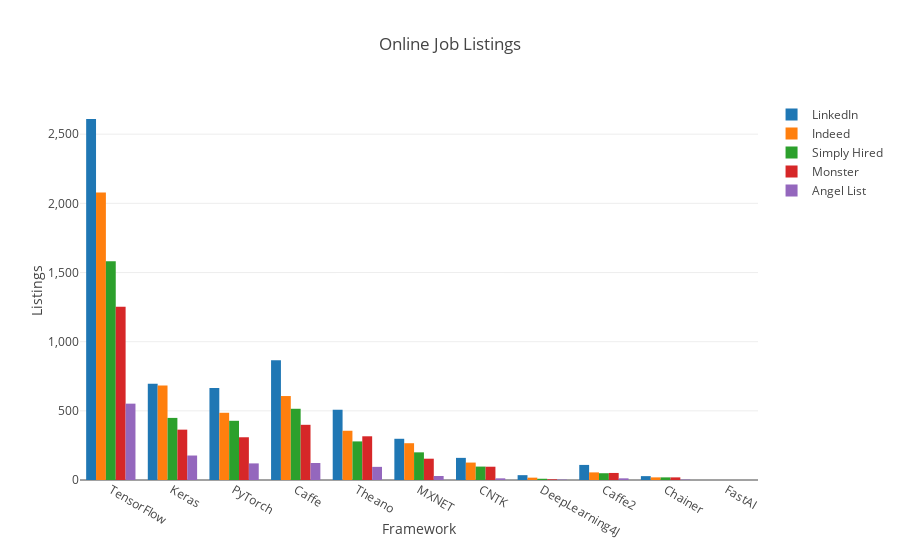

Notebook code for this chart:
### Markdown cell above
Cool. Now let's see how this data looks with grouped bars instead of stacked bars by changing the barmode to "group".

### Code cell
indeed = go.Bar(x=df.index, y=y_indeed, name = "Indeed")
simply = go.Bar(x=df.index, y=y_simply, name="Simply Hired")
monster = go.Bar(x=df.index, y=y_monster, name="Monster")
linked = go.Bar(x=df.index, y=y_linkedin, name="LinkedIn")
angel = go.Bar(x=df.index, y=y_angel, name='Angel List')

data = [linked, indeed, simply, monster, angel]
layout = go.Layout(
    barmode='group',
    title="Online Job Listings",
    xaxis={'title': 'Framework'},
    yaxis={'title': "Listings", 'separatethousands': True,
    }
)

fig = go.Figure(data=data, layout=layout)
py.iplot(fig)

### Figure 1 — Plotly figure (JSON) as saved in the notebook; plotly's stock layout.template omitted (floating-point values rounded to 4 significant figures)
{"data": [{"name": "LinkedIn", "x": ["TensorFlow", "Keras", "PyTorch", "Caffe", "Theano", "MXNET", "CNTK", "DeepLearning4J", "Caffe2", "Chainer", "FastAI"], "y": [2610, 695, 665, 866, 508, 298, 160, 35, 109, 28, 0], "type": "bar", "uid": "9b1891ca-c0d1-11e8-9932-0242ac130002"}, {"name": "Indeed", "x": ["TensorFlow", "Keras", "PyTorch", "Caffe", "Theano", "MXNET", "CNTK", "DeepLearning4J", "Caffe2", "Chainer", "FastAI"], "y": [2079, 684, 486, 607, 356, 266, 126, 17, 55, 19, 0], "type": "bar", "uid": "9b189454-c0d1-11e8-9932-0242ac130002"}, {"name": "Simply Hired", "x": ["TensorFlow", "Keras", "PyTorch", "Caffe", "Theano", "MXNET", "CNTK", "DeepLearning4J", "Caffe2", "Chainer", "FastAI"], "y": [1582, 449, 428, 515, 279, 200, 97, 9, 49, 19, 0], "type": "bar", "uid": "9b189576-c0d1-11e8-9932-0242ac130002"}, {"name": "Monster", "x": ["TensorFlow", "Keras", "PyTorch", "Caffe", "Theano", "MXNET", "CNTK", "DeepLearning4J", "Caffe2", "Chainer", "FastAI"], "y": [1253, 364, 309, 399, 316, 154, 96, 5, 51, 19, 0], "type": "bar", "uid": "9b18965c-c0d1-11e8-9932-0242ac130002"}, {"name": "Angel List", "x": ["TensorFlow", "Keras", "PyTorch", "Caffe", "Theano", "MXNET", "CNTK", "DeepLearning4J", "Caffe2", "Chainer", "FastAI"], "y": [552, 177, 120, 123, 95, 29, 12, 3, 12, 3, 0], "type": "bar", "uid": "9b189738-c0d1-11e8-9932-0242ac130002"}], "layout": {"barmode": "group", "title": "Online Job Listings", "xaxis": {"title": "Framework"}, "yaxis": {"separatethousands": true, "title": "Listings"}}}
